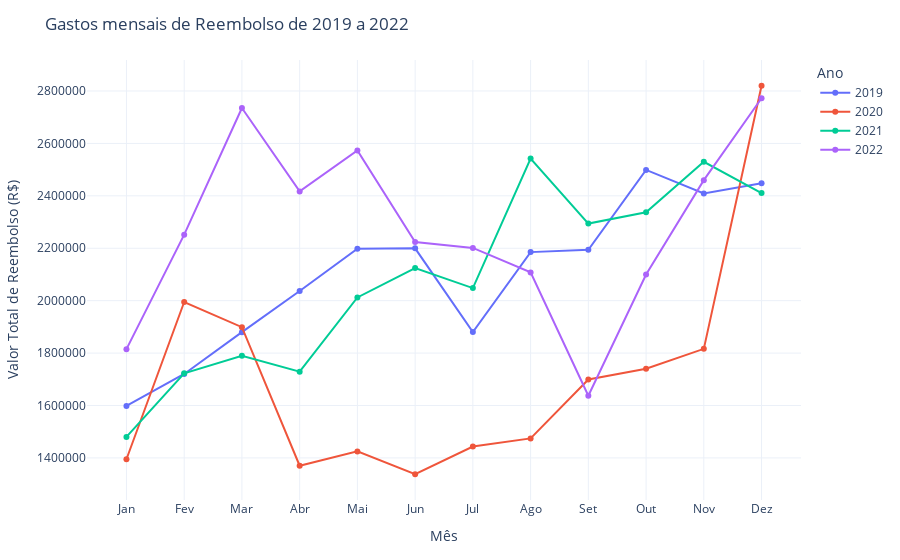

Notebook code cell kept with this figure:
### Markdown cell above
Gastos de 2019 a 2022 dividido por meses

### Code cell
# Filtrando os dados para os anos de 2019 a 2022
ceaps_2019_2022 = ceaps_total[(ceaps_total['ANO'] >= 2019) & (ceaps_total['ANO'] <= 2022)]

# Agrupando e somando os valores de reembolso por mês e ano
gastos_mensais = ceaps_2019_2022.groupby(['ANO', 'MES'])['VALOR_REEMBOLSADO'].sum().reset_index()

# Criando o gráfico de linhas com cores diferentes para cada ano
fig = px.line(
    gastos_mensais,
    x='MES',  # Usar MES como eixo x
    y='VALOR_REEMBOLSADO',
    color='ANO',  # Colorir por ano
    title='Gastos mensais de Reembolso de 2019 a 2022',
    labels={'VALOR_REEMBOLSADO': 'Valor Total de Reembolso (R$)', 'MES': 'Mês', 'ANO': 'Ano'},
    template='plotly_white',
    markers=True  # Adicionar marcadores nos pontos de dados
)

# Ajustando o layout do gráfico
fig.update_layout(
    xaxis_title='Mês',
    yaxis_title='Valor Total de Reembolso (R$)',
    xaxis_tickvals=[1, 2, 3, 4, 5, 6, 7, 8, 9, 10, 11, 12],  # Definir os valores dos ticks no eixo x
    xaxis_ticktext=['Jan', 'Fev', 'Mar', 'Abr', 'Mai', 'Jun', 'Jul', 'Ago', 'Set', 'Out', 'Nov', 'Dez'],  # Nome dos meses no eixo x
    yaxis_tickformat='R$,',  # Formato para valores monetários
    font=dict(size=12),  # Tamanho da fonte
    margin=dict(l=20, r=20, t=60, b=60),  # Ajustar margens
    plot_bgcolor='rgba(0, 0, 0, 0)',  # Fundo do gráfico transparente
    paper_bgcolor='rgba(0, 0, 0, 0)',  # Fundo do papel transparente
    showlegend=True,  # Mostrar legenda
    legend_title_text='Ano'  # Título da legenda
)
fig.show()

### Figure 1 — Plotly figure (JSON) as saved in the notebook; plotly's stock layout.template omitted (floating-point values rounded to 4 significant figures)
{"data": [{"hovertemplate": "Ano=2019<br>Mês=%{x}<br>Valor Total de Reembolso (R$)=%{y}<extra></extra>", "legendgroup": "2019", "line": {"color": "#636efa", "dash": "solid"}, "marker": {"symbol": "circle"}, "mode": "lines+markers", "name": "2019", "orientation": "v", "showlegend": true, "type": "scatter", "x": [1, 2, 3, 4, 5, 6, 7, 8, 9, 10, 11, 12], "xaxis": "x", "y": [1598000.0, 1720000.0, 1880000.0, 2037000.0, 2198000.0, 2200000.0, 1880000.0, 2185000.0, 2194000.0, 2499000.0, 2409000.0, 2448000.0], "yaxis": "y"}, {"hovertemplate": "Ano=2020<br>Mês=%{x}<br>Valor Total de Reembolso (R$)=%{y}<extra></extra>", "legendgroup": "2020", "line": {"color": "#EF553B", "dash": "solid"}, "marker": {"symbol": "circle"}, "mode": "lines+markers", "name": "2020", "orientation": "v", "showlegend": true, "type": "scatter", "x": [1, 2, 3, 4, 5, 6, 7, 8, 9, 10, 11, 12], "xaxis": "x", "y": [1395000.0, 1995000.0, 1899000.0, 1370000.0, 1425000.0, 1338000.0, 1443000.0, 1474000.0, 1699000.0, 1740068, 1816000.0, 2820000.0], "yaxis": "y"}, {"hovertemplate": "Ano=2021<br>Mês=%{x}<br>Valor Total de Reembolso (R$)=%{y}<extra></extra>", "legendgroup": "2021", "line": {"color": "#00cc96", "dash": "solid"}, "marker": {"symbol": "circle"}, "mode": "lines+markers", "name": "2021", "orientation": "v", "showlegend": true, "type": "scatter", "x": [1, 2, 3, 4, 5, 6, 7, 8, 9, 10, 11, 12], "xaxis": "x", "y": [1480000.0, 1723000.0, 1790000.0, 1729000.0, 2012000.0, 2125000.0, 2048000.0, 2542000.0, 2294000.0, 2337000.0, 2530000.0, 2411000.0], "yaxis": "y"}, {"hovertemplate": "Ano=2022<br>Mês=%{x}<br>Valor Total de Reembolso (R$)=%{y}<extra></extra>", "legendgroup": "2022", "line": {"color": "#ab63fa", "dash": "solid"}, "marker": {"symbol": "circle"}, "mode": "lines+markers", "name": "2022", "orientation": "v", "showlegend": true, "type": "scatter", "x": [1, 2, 3, 4, 5, 6, 7, 8, 9, 10, 11, 12], "xaxis": "x", "y": [1815000.0, 2252000.0, 2735000.0, 2417000.0, 2573000.0, 2223000.0, 2201000.0, 2108000.0, 1637000.0, 2100000.0, 2460000.0, 2772000.0], "yaxis": "y"}], "layout": {"autosize": true, "font": {"size": 12}, "legend": {"title": {"text": "Ano"}, "tracegroupgap": 0}, "margin": {"b": 60, "l": 20, "r": 20, "t": 60}, "paper_bgcolor": "rgba(0, 0, 0, 0)", "plot_bgcolor": "rgba(0, 0, 0, 0)", "showlegend": true, "title": {"text": "Gastos mensais de Reembolso de 2019 a 2022"}, "xaxis": {"anchor": "y", "autorange": true, "domain": [0, 1], "range": [0.3309, 12.67], "ticktext": ["Jan", "Fev", "Mar", "Abr", "Mai", "Jun", "Jul", "Ago", "Set", "Out", "Nov", "Dez"], "tickvals": [1, 2, 3, 4, 5, 6, 7, 8, 9, 10, 11, 12], "title": {"text": "Mês"}, "type": "linear"}, "yaxis": {"anchor": "x", "autorange": true, "domain": [0, 1], "range": [1226000.0, 2932000.0], "tickformat": "R$,", "title": {"text": "Valor Total de Reembolso (R$)"}, "type": "linear"}}}
